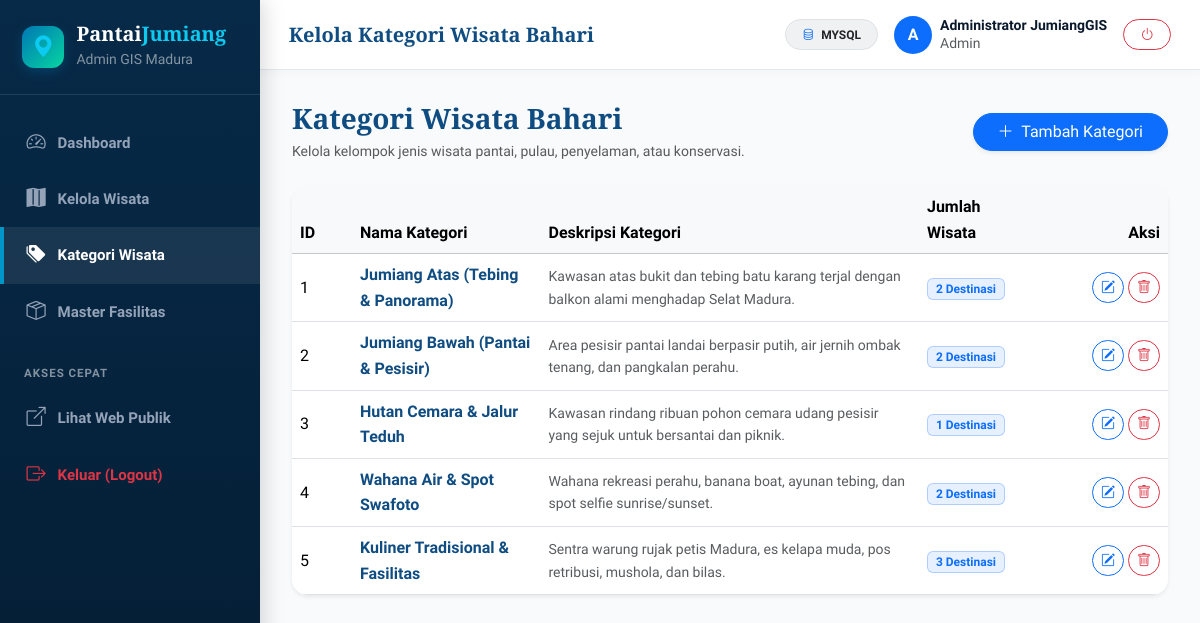
The app's page /admin/kategori.php (signed in) with its own data.
### tables this page shows
CREATE TABLE `kategori_wisata` (
  `id_kategori` INT AUTO_INCREMENT PRIMARY KEY,
  `nama_kategori` VARCHAR(100) NOT NULL,
  `deskripsi` TEXT NULL
);

### admin/kategori.php (the view, shortened to what this page needs)
<?php
$db = getDB();
$stmt = $db->query("
    SELECT k.*, COUNT(w.id_wisata) AS total_wisata
    FROM kategori_wisata k
    LEFT JOIN wisata w ON k.id_kategori = w.id_kategori
    GROUP BY k.id_kategori, k.nama_kategori, k.deskripsi
    ORDER BY k.id_kategori ASC
");
$kategoriList = $stmt->fetchAll();
include __DIR__ . '/../includes/admin_header.php';
?>
<div class="d-flex justify-content-between align-items-center mb-4 flex-wrap gap-2">
    <div>
        <h3 class="font-serif fw-bold text-ocean-primary mb-1">Kategori Wisata Bahari</h3>
        <p class="text-muted small mb-0">Kelola kelompok jenis wisata pantai, pulau, penyelaman, atau konservasi.</p>
    </div>
    <button type="button" class="btn btn-primary rounded-pill px-4 shadow-sm" onclick="window.openAddKategoriModal()">
        <i class="bi bi-plus-lg me-1"></i> Tambah Kategori
    </button>
</div>
<div class="card border-0 shadow-sm rounded-4 overflow-hidden">
    <div class="table-responsive">
        <table class="table table-hover align-middle mb-0">
            <thead class="table-light">
                <tr>
                    <th style="width: 60px;">ID</th>
                    <th>Nama Kategori</th>
                    <th>Deskripsi Kategori</th>
                    <th>Jumlah Wisata</th>
                    <th class="text-end" style="width: 140px;">Aksi</th>
                </tr>
            </thead>
            <tbody>
                <?php if (empty($kategoriList)): ?>
                    <tr>
                        <td colspan="5" class="text-center py-5 text-muted">Belum ada data kategori.</td>
                    </tr>
                <?php else: ?>
                    <?php foreach ($kategoriList as $k): ?>
                        <tr>
                            <td><?= $k['id_kategori'] ?></td>
                            <td class="fw-bold text-ocean-primary"><?= htmlspecialchars($k['nama_kategori']) ?></td>
                            <td class="text-muted small"><?= htmlspecialchars($k['deskripsi'] ?: '-') ?></td>
                            <td>
                                <span class="badge bg-primary bg-opacity-10 text-primary border border-primary border-opacity-25 px-2 py-1">
                                    <?= $k['total_wisata'] ?> Destinasi
                                </span>
                            </td>
                            <td class="text-end">
                                <button type="button" onclick="window.editKategori(<?= $k['id_kategori'] ?>, '<?= htmlspecialchars(addslashes($k['nama_kategori'])) ?>', '<?= htmlspecialchars(addslashes($k['deskripsi'] ?? '')) ?>')" class="btn btn-sm btn-outline-primary rounded-pill px-2">
                                    <i class="bi bi-pencil-square"></i>
                                </button>
                                <button type="button" onclick="window.deleteKategori(<?= $k['id_kategori'] ?>, '<?= htmlspecialchars(addslashes($k['nama_kategori'])) ?>')" class="btn btn-sm btn-outline-danger rounded-pill px-2">
                                    <i class="bi bi-trash"></i>
                                </button>
                            </td>
                        </tr>
                    <?php endforeach; ?>
                <?php endif; ?>
            </tbody>
        </table>
    </div>
</div>
<?php include __DIR__ . '/../includes/admin_footer.php'; ?>

### assets/css/style.css (style rules this page uses)
:root { --font-main: 'Plus Jakarta Sans', system-ui, -apple-system, sans-serif; --font-serif: 'Playfair Display', Georgia, serif; --ocean-900: #041c32; --ocean-800: #062846; --ocean-700: #0a3d62; --ocean-600: #0f4c81; --ocean-500: #0077b6; --ocean-400: #0096c7; --ocean-300: #48cae4; --ocean-200: #90e0ef; --ocean-100: #ade8f4; --ocean-50: #e0f7fa; --ocean-bg: #f4f9fd; --seafoam: #06d6a0; --coral: #ff6b6b; --sand: #fdfbf7; --gold: #f59e0b; --dark: #0b192c; --text-muted:#64748b; --border-light: rgba(15, 76, 129, 0.12); --glass-bg: rgba(255, 255, 255, 0.82); --glass-border: rgba(255, 255, 255, 0.6); --glass-shadow: 0 10px 30px rgba(4, 28, 50, 0.08); --radius-sm: 8px; --radius-md: 14px; --radius-lg: 20px; --radius-xl: 28px; --transition: all 0.28s cubic-bezier(0.4, 0, 0.2, 1); }
* { box-sizing: border-box; }
body { font-family: var(--font-main); background-color: var(--ocean-bg); color: var(--dark); line-height: 1.6; overflow-x: hidden; }
h1, h2, h3, .font-serif { font-family: var(--font-serif); }
.text-ocean-primary { color: var(--ocean-600) !important; }

### assets/css/admin.css (style rules this page uses)
:root { --admin-sidebar-width: 260px; --admin-header-height: 70px; --admin-primary: #0f4c81; --admin-primary-dark: #072a48; --admin-accent: #0096c7; --admin-bg: #f8fafc; }
body.admin-body { background-color: var(--admin-bg); min-height: 100vh; }

### records on screen
kategori_wisata: id_kategori "1", nama_kategori "Jumiang Atas (Tebing & Panorama)", deskripsi "Kawasan atas bukit dan tebing batu karang terjal dengan balkon alami menghadap Selat Madura.", total_wisata "2"
kategori_wisata: id_kategori "2", nama_kategori "Jumiang Bawah (Pantai & Pesisir)", deskripsi "Area pesisir pantai landai berpasir putih, air jernih ombak tenang, dan pangkalan perahu.", total_wisata "2"
kategori_wisata: id_kategori "3", nama_kategori "Hutan Cemara & Jalur Teduh", deskripsi "Kawasan rindang ribuan pohon cemara udang pesisir yang sejuk untuk bersantai dan piknik.", total_wisata "1"
kategori_wisata: id_kategori "4", nama_kategori "Wahana Air & Spot Swafoto", deskripsi "Wahana rekreasi perahu, banana boat, ayunan tebing, dan spot selfie sunrise/sunset.", total_wisata "2"
kategori_wisata: id_kategori "5", nama_kategori "Kuliner Tradisional & Fasilitas", deskripsi "Sentra warung rujak petis Madura, es kelapa muda, pos retribusi, mushola, dan bilas.", total_wisata "3"

### other values on screen
$pageTitle "Kelola Kategori Wisata Bahari"
getDBDriver() "MYSQL"
substr($userName, 0, 1) "A"
$userName "Administrator JumiangGIS"
$userRole "Admin"
